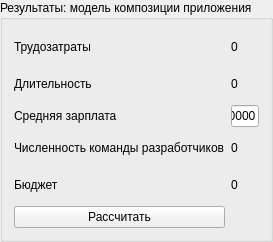
   <widget class="QGroupBox" name="groupBox_3">
    <property name="geometry">
     <rect>
      <x>980</x>
      <y>30</y>
      <width>273</width>
      <height>242</height>
     </rect>
    </property>
    <property name="title">
     <string>Результаты: модель композиции приложения</string>
    </property>
    <layout class="QGridLayout" name="gridLayout">
     <item row="4" column="0">
      <widget class="QLabel" name="label_27">
       <property name="text">
        <string>Бюджет</string>
       </property>
      </widget>
     </item>
     <item row="1" column="0">
      <widget class="QLabel" name="label_14">
       <property name="text">
        <string>Длительность</string>
       </property>
      </widget>
     </item>
     <item row="1" column="1">
      <widget class="QLabel" name="label_time">
       <property name="text">
        <string>0</string>
       </property>
      </widget>
     </item>
     <item row="0" column="1">
      <widget class="QLabel" name="label_work">
       <property name="text">
        <string>0</string>
       </property>
      </widget>
     </item>
     <item row="5" column="0">
      <widget class="QPushButton" name="pushButtonCalculate">
       <property name="text">
        <string>Рассчитать</string>
       </property>
      </widget>
     </item>
     <item row="3" column="1">
      <widget class="QLabel" name="label_workers">
       <property name="text">
        <string>0</string>
       </property>
      </widget>
     </item>
     <item row="0" column="0">
      <widget class="QLabel" name="label">
       <property name="text">
        <string>Трудозатраты</string>
       </property>
      </widget>
     </item>
     <item row="2" column="0">
      <widget class="QLabel" name="label_25">
       <property name="text">
        <string>Средняя зарплата</string>
       </property>
      </widget>
     </item>
     <item row="3" column="0">
      <widget class="QLabel" name="label_26">
       <property name="text">
        <string>Численность команды разработчиков</string>
       </property>
      </widget>
     </item>
     <item row="2" column="1">
      <widget class="QLineEdit" name="lineEditSalary">
       <property name="text">
        <string>60000</string>
       </property>
      </widget>
     </item>
     <item row="4" column="1">
      <widget class="QLabel" name="label_budget">
       <property name="text">
        <string>0</string>
       </property>
      </widget>
     </item>
    </layout>
   </widget>
